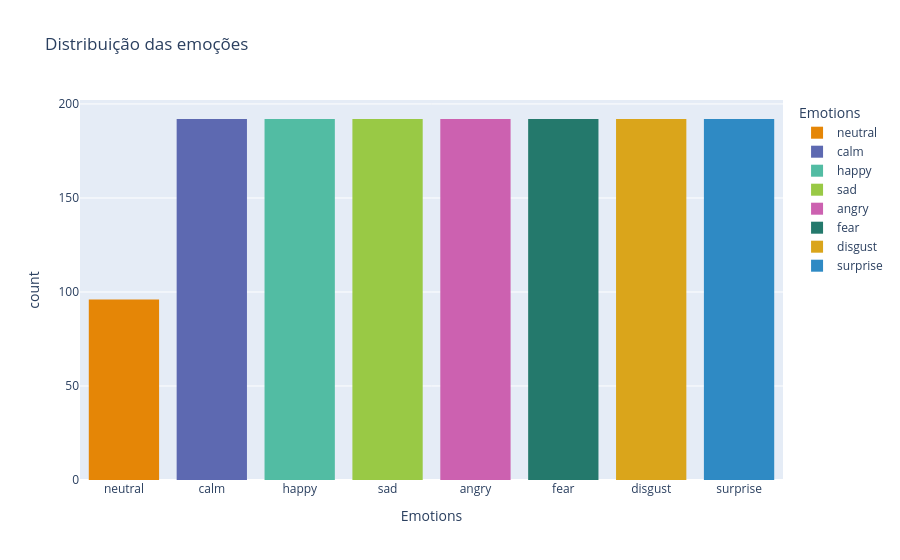

Notebook source saved alongside this figure:
### Markdown cell above
#### 4.1. Visualizando quais são as principais emoções presentes em nosso dataframe

### Code cell
px.histogram(Ravdess_df, x='Emotions', title='Distribuição das emoções', color_discrete_sequence=px.colors.qualitative.Vivid, color='Emotions')

### Figure 1 — Plotly figure (JSON) as saved in the notebook; plotly's stock layout.template omitted (floating-point values rounded to 4 significant figures; data arrays with more than 128 entries replaced by an {"elided": "..."} marker saying what was removed)
{"data": [{"bingroup": "x", "hovertemplate": "Emotions=%{x}<br>count=%{y}<extra></extra>", "legendgroup": "neutral", "marker": {"color": "rgb(229, 134, 6)", "pattern": {"shape": ""}}, "name": "neutral", "orientation": "v", "showlegend": true, "type": "histogram", "x": ["neutral", "neutral", "neutral", "neutral", "neutral", "neutral", "neutral", "neutral", "neutral", "neutral", "neutral", "neutral", "neutral", "neutral", "neutral", "neutral", "neutral", "neutral", "neutral", "neutral", "neutral", "neutral", "neutral", "neutral", "neutral", "neutral", "neutral", "neutral", "neutral", "neutral", "neutral", "neutral", "neutral", "neutral", "neutral", "neutral", "neutral", "neutral", "neutral", "neutral", "neutral", "neutral", "neutral", "neutral", "neutral", "neutral", "neutral", "neutral", "neutral", "neutral", "neutral", "neutral", "neutral", "neutral", "neutral", "neutral", "neutral", "neutral", "neutral", "neutral", "neutral", "neutral", "neutral", "neutral", "neutral", "neutral", "neutral", "neutral", "neutral", "neutral", "neutral", "neutral", "neutral", "neutral", "neutral", "neutral", "neutral", "neutral", "neutral", "neutral", "neutral", "neutral", "neutral", "neutral", "neutral", "neutral", "neutral", "neutral", "neutral", "neutral", "neutral", "neutral", "neutral", "neutral", "neutral", "neutral"], "xaxis": "x", "yaxis": "y"}, {"bingroup": "x", "hovertemplate": "Emotions=%{x}<br>count=%{y}<extra></extra>", "legendgroup": "calm", "marker": {"color": "rgb(93, 105, 177)", "pattern": {"shape": ""}}, "name": "calm", "orientation": "v", "showlegend": true, "type": "histogram", "x": {"elided": "192 str values"}, "xaxis": "x", "yaxis": "y"}, {"bingroup": "x", "hovertemplate": "Emotions=%{x}<br>count=%{y}<extra></extra>", "legendgroup": "happy", "marker": {"color": "rgb(82, 188, 163)", "pattern": {"shape": ""}}, "name": "happy", "orientation": "v", "showlegend": true, "type": "histogram", "x": {"elided": "192 str values"}, "xaxis": "x", "yaxis": "y"}, {"bingroup": "x", "hovertemplate": "Emotions=%{x}<br>count=%{y}<extra></extra>", "legendgroup": "sad", "marker": {"color": "rgb(153, 201, 69)", "pattern": {"shape": ""}}, "name": "sad", "orientation": "v", "showlegend": true, "type": "histogram", "x": {"elided": "192 str values"}, "xaxis": "x", "yaxis": "y"}, {"bingroup": "x", "hovertemplate": "Emotions=%{x}<br>count=%{y}<extra></extra>", "legendgroup": "angry", "marker": {"color": "rgb(204, 97, 176)", "pattern": {"shape": ""}}, "name": "angry", "orientation": "v", "showlegend": true, "type": "histogram", "x": {"elided": "192 str values"}, "xaxis": "x", "yaxis": "y"}, {"bingroup": "x", "hovertemplate": "Emotions=%{x}<br>count=%{y}<extra></extra>", "legendgroup": "fear", "marker": {"color": "rgb(36, 121, 108)", "pattern": {"shape": ""}}, "name": "fear", "orientation": "v", "showlegend": true, "type": "histogram", "x": {"elided": "192 str values"}, "xaxis": "x", "yaxis": "y"}, {"bingroup": "x", "hovertemplate": "Emotions=%{x}<br>count=%{y}<extra></extra>", "legendgroup": "disgust", "marker": {"color": "rgb(218, 165, 27)", "pattern": {"shape": ""}}, "name": "disgust", "orientation": "v", "showlegend": true, "type": "histogram", "x": {"elided": "192 str values"}, "xaxis": "x", "yaxis": "y"}, {"bingroup": "x", "hovertemplate": "Emotions=%{x}<br>count=%{y}<extra></extra>", "legendgroup": "surprise", "marker": {"color": "rgb(47, 138, 196)", "pattern": {"shape": ""}}, "name": "surprise", "orientation": "v", "showlegend": true, "type": "histogram", "x": {"elided": "192 str values"}, "xaxis": "x", "yaxis": "y"}], "layout": {"barmode": "relative", "legend": {"title": {"text": "Emotions"}, "tracegroupgap": 0}, "title": {"text": "Distribuição das emoções"}, "xaxis": {"anchor": "y", "categoryarray": ["neutral", "calm", "happy", "sad", "angry", "fear", "disgust", "surprise"], "categoryorder": "array", "domain": [0, 1], "title": {"text": "Emotions"}}, "yaxis": {"anchor": "x", "domain": [0, 1], "title": {"text": "count"}}}}
